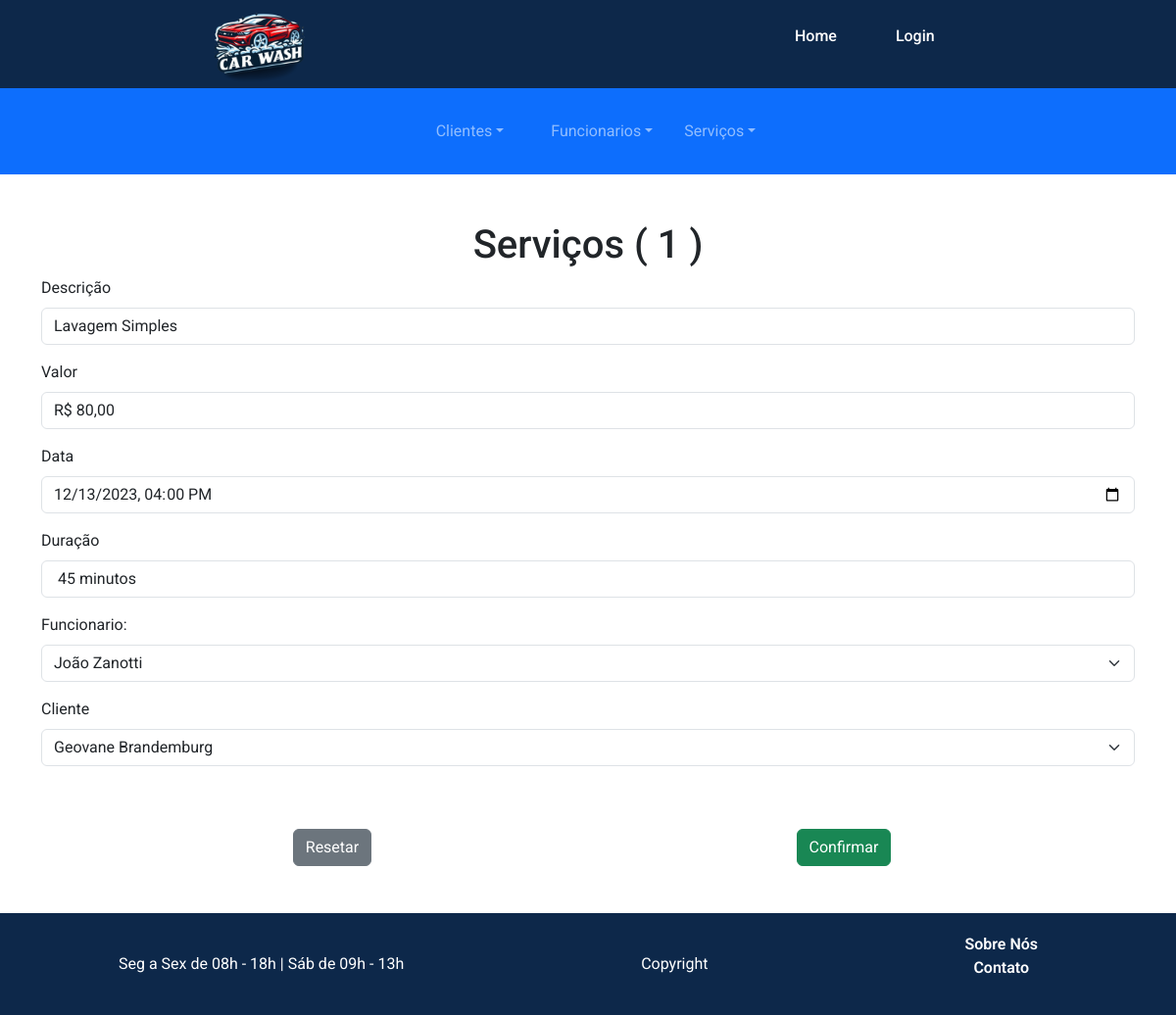
/backEnd/servicoEditar.php?id=1, run on the app's committed database.
### tables this page shows
CREATE TABLE `servicos` (
  `id_servico` int(11) NOT NULL,
  `descricao` varchar(255) NOT NULL,
  `valor` varchar(255) NOT NULL,
  `data` datetime NOT NULL,
  `duracao` varchar(255) NOT NULL,
  `funcionario` int(11) NOT NULL,
  `cliente` int(11) NOT NULL
);

CREATE TABLE `pessoas` (
  `id_pessoa` int(11) NOT NULL,
  `nome` varchar(255) NOT NULL,
  `cpf` varchar(255) NOT NULL,
  `email` varchar(255) NOT NULL
);

### Classes/Database.class.php (called while the page is built, shortened)
<?php
class Database
{
    private $host;
    private $username;
    private $password;
    private $database;
    private $connection;
    public function __construct($host, $username, $password, $database)
    {
        $this->host = $host;
        $this->username = $username;
        $this->password = $password;
        $this->database = $database;
    }
    private function connect()
    {
        $this->connection = new mysqli($this->host, $this->username, $this->password, $this->database);
    }
    public function query($sql)
    {
        return $this->connection->query($sql);
    }
}
?>

### control/DataBaseControl.class.php (called while the page is built)
<?php
require_once "../Classes/Database.class.php";
$db = new Database("localhost", "root", "", "lava_jato");
?>

### control/ServicosControl.class.php (called while the page is built, shortened)
<?php
require_once "../control/FuncionarioControl.class.php";
require_once "../control/ClientesControl.class.php";
require_once "../Classes/Servicos.class.php";
class ServicoControl {
    private $conexao;
    public FuncionarioControl $funcionarioControl;
    public ClienteControl $clienteControl;
    function __construct($conexao, $funcionarioControl, $clienteControl) {
        $this->conexao = $conexao;
        $this->funcionarioControl = $funcionarioControl;
        $this->clienteControl = $clienteControl;
    }
    public function buscarPorId($id) {
        $sql = "SELECT * FROM servicos WHERE id_servico = $id";
        $result = $this->conexao->query($sql);
        $dadosServico = "";
        if ($result->num_rows > 0) {
            $dadosServico = $result->fetch_assoc();
        }
        if ($dadosServico != "") {
            $servico = new Servico(
                $dadosServico['descricao'],
                $dadosServico['valor'],
                $dadosServico['data'],
                $dadosServico['duracao'],
                $this->funcionarioControl->buscarPorId($dadosServico['funcionario']),
                $this->clienteControl->buscarPorId($dadosServico['cliente'])
            );
            $servico->setId($dadosServico['id_servico']);
            return $servico;
        }
        return null;
    }
}
?>

### control/FuncionarioControl.class.php (called while the page is built, shortened)
<?php
class FuncionarioControl {
    private $conexao;
    function __construct($conexao) {
        $this->conexao = $conexao;
    }
    public function buscarPorId($id) {
        $sql = "SELECT * FROM pessoas WHERE id_pessoa = $id";
        $result = $this->conexao->query($sql);
        $dadosPessoa = "";
        if ($result->num_rows > 0) {
            $dadosPessoa = $result->fetch_assoc();
        }
        $sql = "SELECT * FROM funcionarios WHERE id_funcionario = $id";
        $result = $this->conexao->query($sql);
        $dadosFuncionario = "";
        if ($result->num_rows > 0) {
            $dadosFuncionario = $result->fetch_assoc();
        }
        if ($dadosPessoa != "" && $dadosFuncionario != "") {
            $funcionario = new Funcionario($dadosPessoa['nome'], $dadosPessoa['cpf'], $dadosPessoa['email'], $dadosFuncionario['salario'], $dadosFuncionario['cargo'], $dadosFuncionario['dataContratacao']);
            $funcionario->setId($dadosPessoa['id_pessoa']);
            return $funcionario;
        }
        return null;
    }
}
?>

### Classes/Pessoas.class.php (called while the page is built, shortened)
<?php
class Pessoas {
    private $id;
    private $nome;
    function __construct($nome = "", $cpf = "", $email = "")
    {
        $this->nome = $nome;
    }
    function getNome()
    {
        return $this->nome;
    }
    function getId()
    {
        return $this->id;
    }
    function setId($id)
    {
        return $this->id = $id;
    }
}
?>

### control/ClientesControl.class.php (called while the page is built, shortened)
<?php
class ClienteControl {
    private $conexao;
    function __construct($conexao) {
        $this->conexao = $conexao;
    }
    public function buscarPorId($id) {
        $sql = "SELECT * FROM pessoas WHERE id_pessoa = $id";
        $result = $this->conexao->query($sql);
        $dadosPessoa = "";
        if ($result->num_rows > 0) {
            $dadosPessoa = $result->fetch_assoc();
        }
        $sql = "SELECT * FROM clientes WHERE id_cliente = $id";
        $result = $this->conexao->query($sql);
        $dadosCliente= "";
        if ($result->num_rows > 0) {
            $dadosCliente = $result->fetch_assoc();
        }
        if ($dadosPessoa != "" && $dadosCliente != "") {
            $cliente = new Cliente ($dadosPessoa['nome'], $dadosPessoa['cpf'], $dadosPessoa['email'], $dadosCliente['enderecoCobranca'], $dadosCliente['formaPagamento']);
            $cliente->setId($dadosPessoa['id_pessoa']);
            return $cliente;
        }
        return null;
    }
}
?>

### Classes/Servicos.class.php (called while the page is built, shortened)
<?php
class Servico
{
    private $id;
    private $descricao;
    private $valor;
    private $data;
    private $duracao;
    public Funcionario $funcionario;
    public Cliente $cliente;
    function __construct($descricao = "", $valor = "", $data = "", $duracao = "1:00 HRS", $funcionario, $cliente)
    {
        $this->descricao = $descricao;
        $this->valor = $valor;
        if ($data == "") {
            $this->data = 'NOW()';
        } else {
            $this->data = $data;
        }
        $this->duracao = $duracao;
        $this->funcionario = $funcionario;
        $this->cliente = $cliente;
    }
    function getId()
    {
        return $this->id;
    }
    function setId($id)
    {
        return $this->id = $id;
    }
    function getDescricao()
    {
        return $this->descricao;
    }
    function getValor()
    {
        return $this->valor;
    }
    function getData()
    {
        return $this->data;
    }
    function getDuracao()
    {
        return $this->duracao;
    }
    function getFuncionario()
    {
        return $this->funcionario;
    }
    function getCliente()
    {
        return $this->cliente;
    }
}
?>

### backEnd/ServicoEditar.php (the view, shortened to what this page needs)
<?php
require_once "../control/ClientesControl.class.php";
require_once "../control/ServicosControl.class.php";
require_once "siteConfig.php";
require_once "../control/FuncionarioControl.class.php";
require_once "../control/DataBaseControl.class.php";
$clienteControl = new ClienteControl($db);
$funcionarioControl = new FuncionarioControl($db);
$servicoControl = new ServicoControl($db, $funcionarioControl, $clienteControl);
$id = @$_GET["id"];
$servico = $servicoControl->buscarPorId($id);
if ($servico == "") {
  echo "Esse ID Não e de um Funcionario";
} else {
?>
  <div class="container">
    <h1 class="text-center mt-5">Serviços<?php echo " ( " . $servico->getId() . " ) " ?></h1>
    <form action="EditarAcao.php?id=servico" method="POST">
      <div class="mb-3">
        <label for="exampleFormControlInput1" class="form-label">Descrição</label>
        <input type="text" name="descricao" class="form-control" value="<?php echo $servico->getDescricao(); ?>">
      </div>
      <div class="mb-3">
        <label for="exampleFormControlTextarea1" class="form-label">Valor</label>
        <input type="text" name="valor" class="form-control" id="exampleFormControlTextarea1" value="<?php echo $servico->getValor(); ?>">
      </div>
      <div class="mb-3">
        <label for="exampleFormControlInput1" class="form-label">Data</label>
        <input type="datetime-local" name="data" class="form-control" value="<?php echo $servico->getData(); ?>">
      </div>
      <div class="mb-3">
        <label for="exampleFormControlInput1" class="form-label">Duração</label>
        <input type="text" name="duracao" class="form-control" value="<?php echo $servico->getDuracao(); ?>">
      </div>
      <div class="mb-3">
        <label for="exampleFormControlInput1" class="form-label">Funcionario:</label>
        <select class="form-select" name="funcionario" aria-label="Default select example" required>
          <option value="<?php echo $servico->getFuncionario()->getId();?>" selected><?php echo $servico->getFuncionario()->getNome();?></option>
        </select>
      </div>
      <div class="mb-3">
        <label for="exampleFormControlInput1" class="form-label">Cliente</label>
        <select class="form-select" name="cliente" aria-label="Default select example" required>
          <option value="<?php echo $servico->getCliente()->getId(); ?>" selected><?php echo $servico->getCliente()->getNome(); ?></option>
        </select>
      </div>
      <div class="row text-center p-5">
        <div class="col"><button type="reset" class="btn btn-secondary">Resetar</SUBMIT></div>
        <div class="col"><button type="submit" class="btn btn-success">Confirmar</SUBMIT></div>
      </div>
    </form>
  </div>
<?php
}
?>

### css/style.css (style rules this page uses)
* { margin: 0; padding: 0; font-family: 'Roboto', sans-serif; box-sizing: border-box; }
body { min-height: 100vh; width: 100vw; display: flex; flex-direction: column; }
button { margin-top: 50px; }

### data on the page
servicos: id_servico "1", descricao "Lavagem Simples", valor "R$ 80,00", data "12/13/2023 16:00", duracao "45 minutos"
pessoas: funcionario "João Zanotti"
pessoas: cliente "Geovane Brandemburg"
